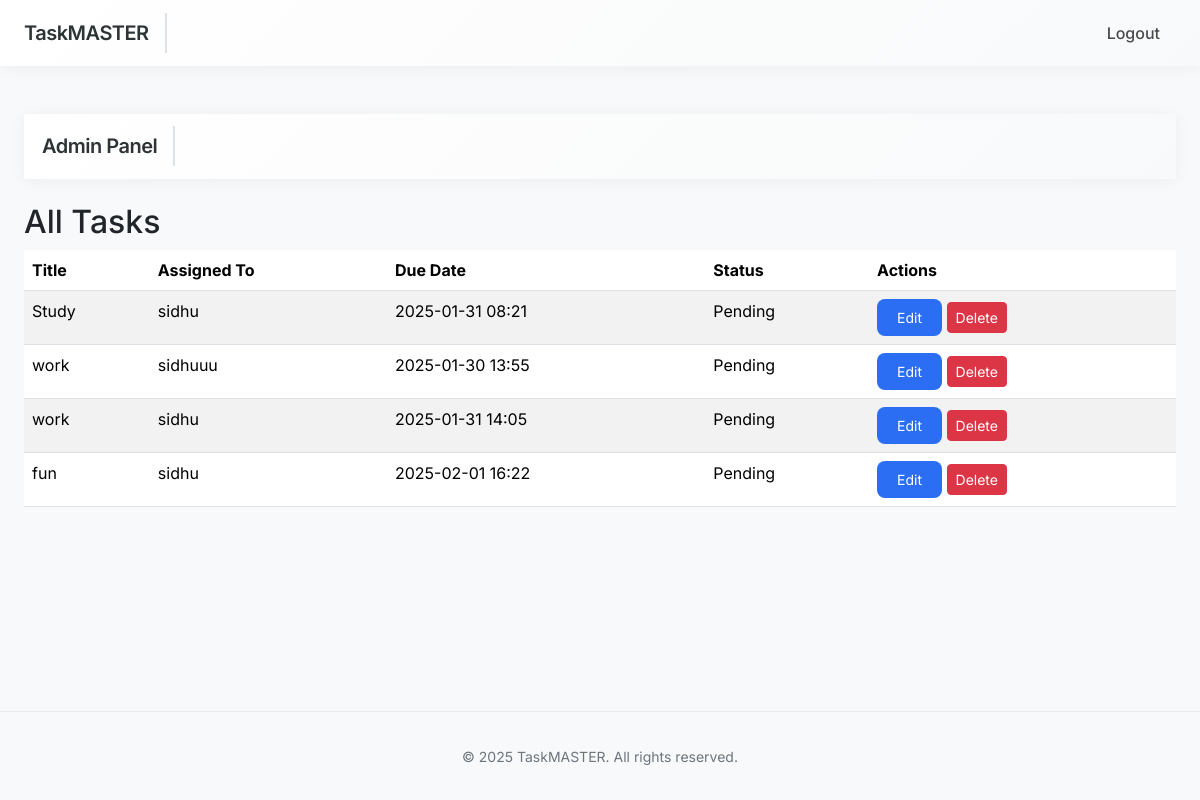
Page /app-admin/dashboard/ (signed in) on the committed database.
### Task/models.py (models this page shows, shortened)
class Task(models.Model):
    STATUS_CHOICES = [
        ('pending', 'Pending'),
        ('in_progress', 'In Progress'),
        ('completed', 'Completed'),
    ]
    title = models.CharField(max_length=200)
    description = models.TextField(blank=True, null=True)
    assigned_to = models.ForeignKey(User, on_delete=models.CASCADE, related_name='assigned_tasks')
    created_by = models.ForeignKey(User, on_delete=models.CASCADE, related_name='created_tasks')
    due_date = models.DateTimeField()
    status = models.CharField(max_length=20, choices=STATUS_CHOICES, default='pending')
    created_at = models.DateTimeField(auto_now_add=True)
    updated_at = models.DateTimeField(auto_now=True)

### Task/views.py (the view)
# urls.py: path('app-admin/dashboard/', views.admin_dashboard, name='admin_dashboard'),
@login_required
@user_passes_test(admin_check, login_url='/login/')
def admin_dashboard(request):
    tasks = Task.objects.all()
    return render(request, 'admin/dashboard.html', {'tasks': tasks})

### Task/views.py (called while the page is built)
def admin_check(user):
    return user.is_staff

### templates/admin/dashboard.html
{% extends 'admin/base_admin.html' %}
{% block content %}
{{ block.super }}
<h2>All Tasks</h2>
<table class="table table-striped">
    <thead>
        <tr>
            <th>Title</th>
            <th>Assigned To</th>
            <th>Due Date</th>
            <th>Status</th>
            <th>Actions</th>
        </tr>
    </thead>
    <tbody>
        {% for task in tasks %}
        <tr>
            <td>{{ task.title }}</td>
            <td>{{ task.assigned_to.username }}</td>
            <td>{{ task.due_date|date:"Y-m-d H:i" }}</td>
            <td>{{ task.get_status_display }}</td>
            <td>
                <a href="{% url 'admin_task_edit' task.pk %}" class="btn btn-sm btn-primary">Edit</a>
                <a href="{% url 'admin_task_delete' task.pk %}" class="btn btn-sm btn-danger">Delete</a>
            </td>
        </tr>
        {% endfor %}
    </tbody>
</table>
{% endblock %}

### templates/admin/base_admin.html (shortened to what this page needs)
{% extends 'base.html' %}
{% block content %}
<nav class="navbar navbar-expand-lg navbar-dark bg-secondary mb-4">
    <div class="container">
        <a class="navbar-brand" href="{% url 'admin_dashboard' %}">Admin Panel</a>
    </div>
</nav>
{% endblock %}

### templates/base.html (shortened to what this page needs)
<!DOCTYPE html>
<html lang="en">
<head>
    <link href="https://cdn.jsdelivr.net/npm/bootstrap@5.3.2/dist/css/bootstrap.min.css" rel="stylesheet">
</head>
<body class="d-flex flex-column">
    <nav class="navbar navbar-expand-lg navbar-light">
        <div class="container-fluid">
            <a class="navbar-brand" href="{% url 'login' %}">TaskMASTER</a>
            <div class="collapse navbar-collapse" id="navbarNav">
                <div class="ms-auto navbar-nav">
                    {% if user.is_authenticated %}
                        <a class="nav-link" href="{% url 'logout' %}">Logout</a>
                    {% else %}
                        <a class="nav-link" href="{% url 'login' %}">Login</a>
                        <a class="nav-link" href="{% url 'register' %}">Register</a>
                    {% endif %}
                </div>
            </div>
        </div>
    </nav>
    <main class="container-fluid flex-grow-1">
        <div class="mt-5 mb-5">
            {% block content %}{% endblock %}
        </div>
    </main>
    <footer class="footer mt-5">
        <div class="container-fluid">
            <small>&copy; {% now "Y" %} TaskMASTER. All rights reserved.</small>
        </div>
    </footer>
</body>
</html>

### templates/base.html (style rules this page uses)
:root { --primary-hue: 220; --primary-color: hsl(var(--primary-hue), 89%, 56%); --hover-color: hsl(var(--primary-hue), 89%, 46%); }
body { font-family: 'Inter', sans-serif; background-color: #f8f9fa; min-height: 100vh; }
.navbar { background: linear-gradient(135deg, #ffffff 0%, #f8f9fa 100%); box-shadow: 0 2px 15px rgba(0, 0, 0, 0.05); padding: 0.8rem 0; }
.navbar-brand { font-weight: 600; color: #2d3436 !important; letter-spacing: -0.5px; padding-right: 1rem; border-right: 2px solid #dee2e6; }
.nav-link { color: #4a4a4a !important; font-weight: 500; transition: all 0.2s ease; margin: 0 0.5rem; }
.container-fluid { max-width: 1200px; padding: 0 1.5rem; }
.btn-primary { background-color: var(--primary-color); border: none; padding: 0.5rem 1.25rem; border-radius: 8px; transition: all 0.2s ease; }
.footer { margin-top: auto; padding: 2rem 0; text-align: center; color: #6c757d; border-top: 1px solid #e9ecef; }

### rows in the picture
Task: title "Study", assigned_to.username "sidhu", due_date "2025-01-31 08:21", status "Pending"
Task: title "work", assigned_to.username "sidhuuu", due_date "2025-01-30 13:55", status "Pending"
Task: title "work", assigned_to.username "sidhu", due_date "2025-01-31 14:05", status "Pending"
Task: title "fun", assigned_to.username "sidhu", due_date "2025-02-01 16:22", status "Pending"
